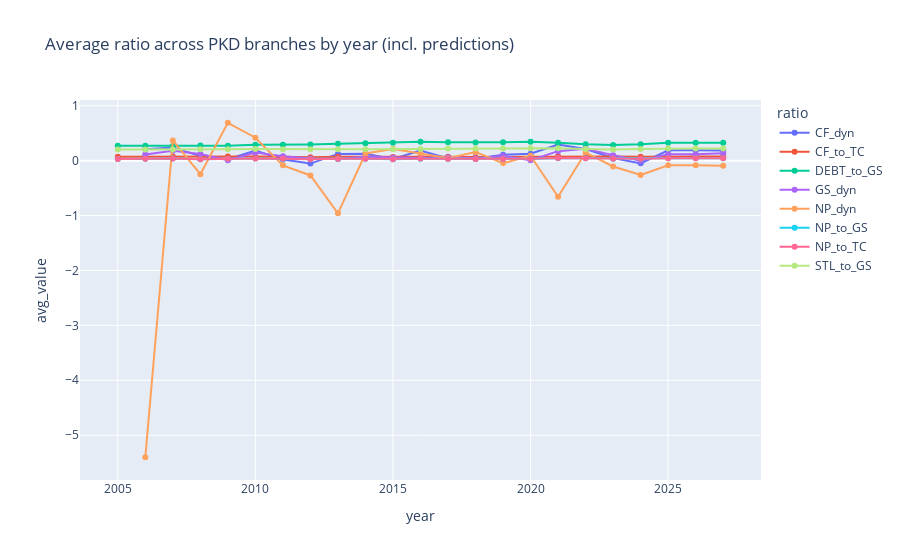
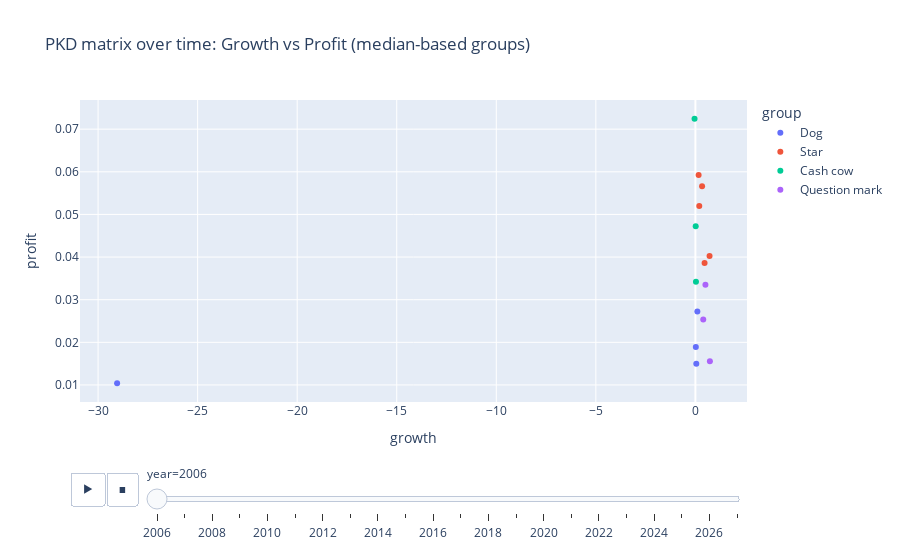
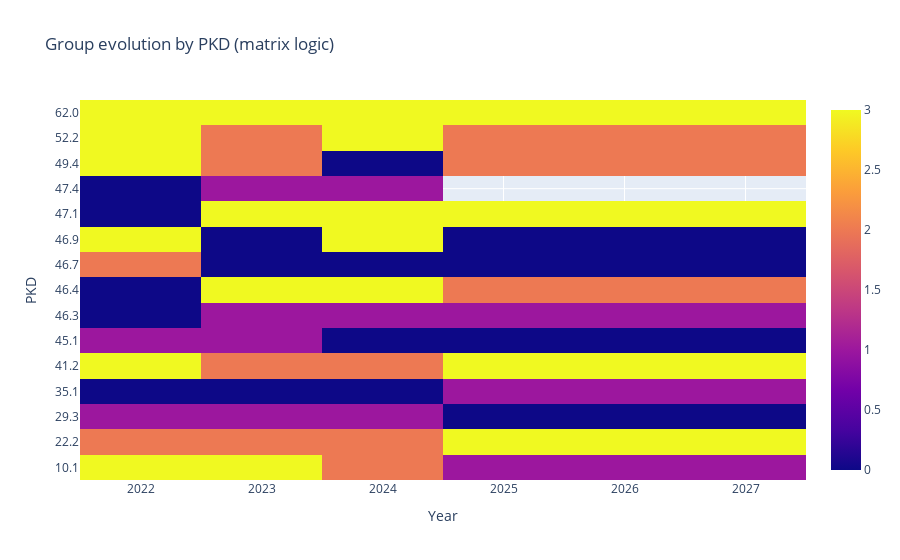

The code cell stored with these charts, in order, in its notebook:
### Code cell
import pandas as pd
import numpy as np
import plotly.express as px
import plotly.graph_objects as go

RATIOS_FILE = r"/Users/jan/Documents/competitions/hackatons/Hacknation2025/data/df_ratios_finished_final_8_ratios_jig.csv"
FORE_FILE   = r"/Users/jan/Documents/competitions/hackatons/Hacknation2025/data/xgb_forecasts_2025_2027.csv"


RATIO_SUFFIXES = [
    "GS_dyn",
    "NP_dyn",
    "CF_dyn",
    "NP_to_GS",
    "DEBT_to_GS",
    "CF_to_TC",
    "STL_to_GS",
    "NP_to_TC",
]

# ---------------------------
# 1) LOAD
# ---------------------------
df_rat = pd.read_csv(RATIOS_FILE)
df_for = pd.read_csv(FORE_FILE)

if "rok" in df_rat.columns:
    df_rat = df_rat.rename(columns={"rok": "year"})

df_rat["year"] = df_rat["year"].astype(int)
df_for["year"] = df_for["year"].astype(int)

ratio_cols = [c for c in df_rat.columns if c != "year"]
pkds = sorted({c.split("_", 1)[0] for c in ratio_cols})

print("Historical shape:", df_rat.shape)
print("Forecast shape:", df_for.shape)
print("PKD count:", len(pkds))
print("Years hist:", df_rat.year.min(), "->", df_rat.year.max())
print("Years fore:", df_for.year.min(), "->", df_for.year.max())

# ---------------------------
# 2) DERIVE missing predicted NP_to_GS and NP_to_TC if needed
# ---------------------------
df_for2 = df_for.copy()

for pkd in pkds:
    np_col = f"{pkd}_NP"
    gs_col = f"{pkd}_GS"
    tc_col = f"{pkd}_TC"

    if (f"{pkd}_NP_to_GS" not in df_for2.columns) and (np_col in df_for2.columns) and (gs_col in df_for2.columns):
        df_for2[f"{pkd}_NP_to_GS"] = df_for2[np_col] / df_for2[gs_col].replace({0: np.nan})

    if (f"{pkd}_NP_to_TC" not in df_for2.columns) and (np_col in df_for2.columns) and (tc_col in df_for2.columns):
        df_for2[f"{pkd}_NP_to_TC"] = df_for2[np_col] / df_for2[tc_col].replace({0: np.nan})

# ---------------------------
# 3) BUILD future ratios wide aligned to historical
# ---------------------------
future_rows = []
for _, row in df_for2.iterrows():
    out = {"year": int(row["year"])}
    for pkd in pkds:
        for suf in RATIO_SUFFIXES:
            col = f"{pkd}_{suf}"
            out[col] = row[col] if col in df_for2.columns else np.nan
    future_rows.append(out)

df_future = pd.DataFrame(future_rows)

df_all_wide = (
    pd.concat([df_rat, df_future], ignore_index=True)
      .sort_values("year")
      .reset_index(drop=True)
)

print("Combined wide shape:", df_all_wide.shape)
display(df_all_wide.head(3))
display(df_all_wide.tail(3))

# ---------------------------
# 4) WIDE -> LONG
# ---------------------------
long = df_all_wide.melt(id_vars=["year"], var_name="pkd_ratio", value_name="value")
long[["pkd", "ratio"]] = long["pkd_ratio"].str.split("_", n=1, expand=True)
long = long.drop(columns=["pkd_ratio"])
long = long[long["ratio"].isin(RATIO_SUFFIXES)].copy()

print("Long shape:", long.shape)
print("Ratios present:", sorted(long["ratio"].unique()))
print("PKDs present:", long["pkd"].nunique())

# ---------------------------
# 5) Year-by-year averages + YoY changes
# ---------------------------
avg_year_ratio = long.groupby(["year", "ratio"], as_index=False)["value"].mean()
avg_pivot = avg_year_ratio.pivot(index="year", columns="ratio", values="value").sort_index()
avg_change = avg_pivot.diff()

print("\n=== Average ratios by year (tail) ===")
display(avg_pivot.tail(8))

print("\n=== YoY change of average ratios (tail) ===")
display(avg_change.tail(8))

# Interactive average lines
avg_long = avg_pivot.reset_index().melt(id_vars="year", var_name="ratio", value_name="avg_value")
fig_avg = px.line(
    avg_long,
    x="year",
    y="avg_value",
    color="ratio",
    markers=True,
    title="Average ratio across PKD branches by year (incl. predictions)"
)
fig_avg.show()

# ---------------------------
# 6) PKD-year table (8 ratios)
# ---------------------------
wide_pkd = (
    long.pivot_table(index=["year", "pkd"], columns="ratio", values="value")
        .reset_index()
)
wide_pkd.columns.name = None

# Indices for matrix
wide_pkd["growth"] = wide_pkd[["GS_dyn", "NP_dyn", "CF_dyn"]].mean(axis=1, skipna=True)
wide_pkd["profit"] = wide_pkd[["NP_to_GS", "NP_to_TC"]].mean(axis=1, skipna=True)
wide_pkd["cash"]   = wide_pkd[["CF_to_TC", "CF_dyn"]].mean(axis=1, skipna=True)
wide_pkd["debt_burden"] = wide_pkd[["DEBT_to_GS", "STL_to_GS"]].mean(axis=1, skipna=True)

display(wide_pkd.head(10))

# ---------------------------
# 7) Explainable yearly matrix classification (median thresholds)
# ---------------------------
def classify_one_year(df):
    g_med = df["growth"].median(skipna=True)
    p_med = df["profit"].median(skipna=True)

    out = df.copy()
    out["g_med"] = g_med
    out["p_med"] = p_med
    out["growth_high"] = out["growth"] >= g_med
    out["profit_high"] = out["profit"] >= p_med

    def base(row):
        if pd.isna(row["growth"]) or pd.isna(row["profit"]):
            return np.nan
        if row["growth_high"] and row["profit_high"]:
            return "Star"
        if (not row["growth_high"]) and row["profit_high"]:
            return "Cash cow"
        if row["growth_high"] and (not row["profit_high"]):
            return "Question mark"
        return "Dog"

    out["group"] = out.apply(base, axis=1)
    return out

wide_pkd = wide_pkd.groupby("year", group_keys=False).apply(classify_one_year)

# Group table (nice for your writeup)
pivot_groups = wide_pkd.pivot_table(index="pkd", columns="year", values="group", aggfunc="first")

print("\n=== Groups for key years ===")
cols = [c for c in [2022, 2023, 2024, 2025, 2026, 2027] if c in pivot_groups.columns]
display(pivot_groups[cols].sort_index())

# ---------------------------
# 8) Animated Growth vs Profit matrix
# ---------------------------
matrix_df = wide_pkd.dropna(subset=["growth", "profit"]).copy()

fig_matrix = px.scatter(
    matrix_df,
    x="growth",
    y="profit",
    color="group",
    animation_frame="year",
    hover_name="pkd",
    hover_data={
        "GS_dyn": True, "NP_dyn": True, "CF_dyn": True,
        "NP_to_GS": True, "NP_to_TC": True,
        "CF_to_TC": True, "DEBT_to_GS": True, "STL_to_GS": True,
        "cash": True, "debt_burden": True,
        "growth": True, "profit": True, "group": True
    },
    title="PKD matrix over time: Growth vs Profit (median-based groups)"
)
fig_matrix.show()

# ---------------------------
# 9) Heatmap of group evolution (compact)
# ---------------------------
years_focus = [2022, 2023, 2024, 2025, 2026, 2027]
heat = pivot_groups.reindex(columns=[y for y in years_focus if y in pivot_groups.columns])

group_order = ["Dog", "Question mark", "Cash cow", "Star"]
group_to_code = {g:i for i,g in enumerate(group_order)}
heat_code = heat.applymap(lambda x: group_to_code.get(x, np.nan))

fig_heat = go.Figure(
    data=go.Heatmap(
        z=heat_code.values,
        x=heat_code.columns.astype(str),
        y=heat_code.index.astype(str),
        customdata=heat.values,
        hovertemplate="PKD %{y}<br>Year %{x}<br>Group: %{customdata}<extra></extra>",
    )
)
fig_heat.update_layout(
    title="Group evolution by PKD (matrix logic)",
    xaxis_title="Year",
    yaxis_title="PKD"
)
fig_heat.show()

### Figure 1 — Plotly figure (JSON) as saved in the notebook; plotly's stock layout.template omitted (floating-point values rounded to 4 significant figures)
{"data": [{"hovertemplate": "ratio=CF_dyn<br>year=%{x}<br>avg_value=%{y}<extra></extra>", "legendgroup": "CF_dyn", "line": {"color": "#636efa", "dash": "solid"}, "marker": {"symbol": "circle"}, "mode": "lines+markers", "name": "CF_dyn", "orientation": "v", "showlegend": true, "type": "scatter", "x": [2005, 2006, 2007, 2008, 2009, 2010, 2011, 2012, 2013, 2014, 2015, 2016, 2017, 2018, 2019, 2020, 2021, 2022, 2023, 2024, 2025, 2026, 2027], "xaxis": "x", "y": [NaN, 0.2093, 0.2409, 0.08363, 0.0286, 0.1866, 0.02379, -0.05262, 0.1243, 0.1284, 0.03215, 0.1849, 0.04045, 0.03544, 0.1099, 0.1271, 0.2933, 0.2122, 0.04815, -0.04844, 0.1907, 0.1907, 0.1845], "yaxis": "y"}, {"hovertemplate": "ratio=CF_to_TC<br>year=%{x}<br>avg_value=%{y}<extra></extra>", "legendgroup": "CF_to_TC", "line": {"color": "#EF553B", "dash": "solid"}, "marker": {"symbol": "circle"}, "mode": "lines+markers", "name": "CF_to_TC", "orientation": "v", "showlegend": true, "type": "scatter", "x": [2005, 2006, 2007, 2008, 2009, 2010, 2011, 2012, 2013, 2014, 2015, 2016, 2017, 2018, 2019, 2020, 2021, 2022, 2023, 2024, 2025, 2026, 2027], "xaxis": "x", "y": [0.07114, 0.07426, 0.0764, 0.07221, 0.07585, 0.07584, 0.07186, 0.06313, 0.07129, 0.07466, 0.06525, 0.07554, 0.07348, 0.06798, 0.07083, 0.07551, 0.0812, 0.07959, 0.07468, 0.07167, 0.07869, 0.07869, 0.0782], "yaxis": "y"}, {"hovertemplate": "ratio=DEBT_to_GS<br>year=%{x}<br>avg_value=%{y}<extra></extra>", "legendgroup": "DEBT_to_GS", "line": {"color": "#00cc96", "dash": "solid"}, "marker": {"symbol": "circle"}, "mode": "lines+markers", "name": "DEBT_to_GS", "orientation": "v", "showlegend": true, "type": "scatter", "x": [2005, 2006, 2007, 2008, 2009, 2010, 2011, 2012, 2013, 2014, 2015, 2016, 2017, 2018, 2019, 2020, 2021, 2022, 2023, 2024, 2025, 2026, 2027], "xaxis": "x", "y": [0.2737, 0.2716, 0.2694, 0.277, 0.2723, 0.2894, 0.2904, 0.2973, 0.308, 0.3173, 0.3272, 0.3463, 0.3378, 0.3307, 0.3372, 0.3452, 0.3291, 0.299, 0.286, 0.2995, 0.3279, 0.3279, 0.3277], "yaxis": "y"}, {"hovertemplate": "ratio=GS_dyn<br>year=%{x}<br>avg_value=%{y}<extra></extra>", "legendgroup": "GS_dyn", "line": {"color": "#ab63fa", "dash": "solid"}, "marker": {"symbol": "circle"}, "mode": "lines+markers", "name": "GS_dyn", "orientation": "v", "showlegend": true, "type": "scatter", "x": [2005, 2006, 2007, 2008, 2009, 2010, 2011, 2012, 2013, 2014, 2015, 2016, 2017, 2018, 2019, 2020, 2021, 2022, 2023, 2024, 2025, 2026, 2027], "xaxis": "x", "y": [NaN, 0.115, 0.1827, 0.1223, 0.009393, 0.1503, 0.08285, 0.03801, 0.02936, 0.0706, 0.05334, 0.04831, 0.06392, 0.0468, 0.08744, 0.007574, 0.1737, 0.2198, 0.1013, -0.001138, 0.1198, 0.1198, 0.1361], "yaxis": "y"}, {"hovertemplate": "ratio=NP_dyn<br>year=%{x}<br>avg_value=%{y}<extra></extra>", "legendgroup": "NP_dyn", "line": {"color": "#FFA15A", "dash": "solid"}, "marker": {"symbol": "circle"}, "mode": "lines+markers", "name": "NP_dyn", "orientation": "v", "showlegend": true, "type": "scatter", "x": [2005, 2006, 2007, 2008, 2009, 2010, 2011, 2012, 2013, 2014, 2015, 2016, 2017, 2018, 2019, 2020, 2021, 2022, 2023, 2024, 2025, 2026, 2027], "xaxis": "x", "y": [NaN, -5.402, 0.3688, -0.2451, 0.6914, 0.4191, -0.08507, -0.2684, -0.9593, 0.131, 0.2113, 0.1302, 0.04528, 0.1574, -0.04367, 0.08805, -0.657, 0.1478, -0.1056, -0.2587, -0.0829, -0.0829, -0.09026], "yaxis": "y"}, {"hovertemplate": "ratio=NP_to_GS<br>year=%{x}<br>avg_value=%{y}<extra></extra>", "legendgroup": "NP_to_GS", "line": {"color": "#19d3f3", "dash": "solid"}, "marker": {"symbol": "circle"}, "mode": "lines+markers", "name": "NP_to_GS", "orientation": "v", "showlegend": true, "type": "scatter", "x": [2005, 2006, 2007, 2008, 2009, 2010, 2011, 2012, 2013, 2014, 2015, 2016, 2017, 2018, 2019, 2020, 2021, 2022, 2023, 2024, 2025, 2026, 2027], "xaxis": "x", "y": [0.0299, 0.03542, 0.0393, 0.02696, 0.03435, 0.03792, 0.03286, 0.02683, 0.03353, 0.03415, 0.02668, 0.03603, 0.03434, 0.03177, 0.0312, 0.03363, 0.0453, 0.04246, 0.0353, 0.03244, 0.04301, 0.04301, 0.04302], "yaxis": "y"}, {"hovertemplate": "ratio=NP_to_TC<br>year=%{x}<br>avg_value=%{y}<extra></extra>", "legendgroup": "NP_to_TC", "line": {"color": "#FF6692", "dash": "solid"}, "marker": {"symbol": "circle"}, "mode": "lines+markers", "name": "NP_to_TC", "orientation": "v", "showlegend": true, "type": "scatter", "x": [2005, 2006, 2007, 2008, 2009, 2010, 2011, 2012, 2013, 2014, 2015, 2016, 2017, 2018, 2019, 2020, 2021, 2022, 2023, 2024, 2025, 2026, 2027], "xaxis": "x", "y": [0.03154, 0.03745, 0.04173, 0.02855, 0.03663, 0.04037, 0.03508, 0.02829, 0.03564, 0.03647, 0.02825, 0.03808, 0.03629, 0.03327, 0.03298, 0.0359, 0.04826, 0.04519, 0.03741, 0.03403, 0.04576, 0.04576, 0.04578], "yaxis": "y"}, {"hovertemplate": "ratio=STL_to_GS<br>year=%{x}<br>avg_value=%{y}<extra></extra>", "legendgroup": "STL_to_GS", "line": {"color": "#B6E880", "dash": "solid"}, "marker": {"symbol": "circle"}, "mode": "lines+markers", "name": "STL_to_GS", "orientation": "v", "showlegend": true, "type": "scatter", "x": [2005, 2006, 2007, 2008, 2009, 2010, 2011, 2012, 2013, 2014, 2015, 2016, 2017, 2018, 2019, 2020, 2021, 2022, 2023, 2024, 2025, 2026, 2027], "xaxis": "x", "y": [0.2051, 0.2041, 0.2054, 0.2097, 0.2064, 0.2143, 0.2089, 0.21, 0.2071, 0.207, 0.2083, 0.2128, 0.2216, 0.2231, 0.2229, 0.2263, 0.2281, 0.2139, 0.2059, 0.2133, 0.2222, 0.2222, 0.2223], "yaxis": "y"}], "layout": {"legend": {"title": {"text": "ratio"}, "tracegroupgap": 0}, "title": {"text": "Average ratio across PKD branches by year (incl. predictions)"}, "xaxis": {"anchor": "y", "domain": [0, 1], "title": {"text": "year"}}, "yaxis": {"anchor": "x", "domain": [0, 1], "title": {"text": "avg_value"}}}}

### Figure 2 — Plotly figure (JSON) as saved in the notebook; plotly's stock layout.template omitted (floating-point values rounded to 4 significant figures)
{"data": [{"customdata": [[0.04227, -0.01987, 0.04246, 0.01867, 0.0191, 0.04829, 0.2084, 0.1418, 0.04537, 0.1751, "Dog"], [0.04353, 0.05714, 0.03407, 0.01482, 0.0151, 0.02831, 0.1743, 0.1367, 0.03119, 0.1555, "Dog"], [0.06423, 0.162, 0.06712, 0.0268, 0.02771, 0.04193, 0.2449, 0.2282, 0.05453, 0.2365, "Dog"], [0.1216, -87.7, 0.448, 0.01036, 0.01049, 0.03722, 0.2243, 0.1732, 0.2426, 0.1988, "Dog"]], "hovertemplate": "<b>%{hovertext}</b><br><br>group=%{customdata[10]}<br>year=2006<br>growth=%{x}<br>profit=%{y}<br>GS_dyn=%{customdata[0]}<br>NP_dyn=%{customdata[1]}<br>CF_dyn=%{customdata[2]}<br>NP_to_GS=%{customdata[3]}<br>NP_to_TC=%{customdata[4]}<br>CF_to_TC=%{customdata[5]}<br>DEBT_to_GS=%{customdata[6]}<br>STL_to_GS=%{customdata[7]}<br>cash=%{customdata[8]}<br>debt_burden=%{customdata[9]}<extra></extra>", "hovertext": ["10.1", "46.3", "46.4", "47.1"], "legendgroup": "Dog", "marker": {"color": "#636efa", "symbol": "circle"}, "mode": "markers", "name": "Dog", "orientation": "v", "showlegend": true, "type": "scatter", "x": [0.02162, 0.04491, 0.09778, -29.05], "xaxis": "x", "y": [0.01888, 0.01496, 0.02725, 0.01043], "yaxis": "y"}, {"customdata": [[0.1402, 0.2873, 0.157, 0.05042, 0.05356, 0.1119, 0.3244, 0.2563, 0.1344, 0.2903, "Star"], [0.1023, 0.7244, 0.1817, 0.05452, 0.05873, 0.1279, 0.2751, 0.1526, 0.1548, 0.2139, "Star"], [0.2311, 1.314, 0.586, 0.03926, 0.04122, 0.06155, 0.3531, 0.3, 0.3238, 0.3265, "Star"], [0.1371, 0.5713, 0.6752, 0.0377, 0.03949, 0.06279, 0.218, 0.2124, 0.369, 0.2152, "Star"], [0.1084, 0.2426, 0.1341, 0.05697, 0.06153, 0.1358, 0.4748, 0.1894, 0.135, 0.3321, "Star"]], "hovertemplate": "<b>%{hovertext}</b><br><br>group=%{customdata[10]}<br>year=2006<br>growth=%{x}<br>profit=%{y}<br>GS_dyn=%{customdata[0]}<br>NP_dyn=%{customdata[1]}<br>CF_dyn=%{customdata[2]}<br>NP_to_GS=%{customdata[3]}<br>NP_to_TC=%{customdata[4]}<br>CF_to_TC=%{customdata[5]}<br>DEBT_to_GS=%{customdata[6]}<br>STL_to_GS=%{customdata[7]}<br>cash=%{customdata[8]}<br>debt_burden=%{customdata[9]}<extra></extra>", "hovertext": ["22.2", "35.1", "41.2", "47.4", "52.2"], "legendgroup": "Star", "marker": {"color": "#EF553B", "symbol": "circle"}, "mode": "markers", "name": "Star", "orientation": "v", "showlegend": true, "type": "scatter", "x": [0.1948, 0.3361, 0.7102, 0.4612, 0.1617], "xaxis": "x", "y": [0.05199, 0.05663, 0.04024, 0.0386, 0.05925], "yaxis": "y"}, {"customdata": [[0.1567, -0.06754, -0.04186, 0.04595, 0.04855, 0.09985, 0.3296, 0.2494, 0.02899, 0.2895, "Cash cow"], [0.08493, 0.03269, -0.03304, 0.03351, 0.03494, 0.05209, 0.2485, 0.2143, 0.009527, 0.2314, "Cash cow"], [-0.009348, -0.08946, -0.03047, 0.06913, 0.07571, 0.1396, 0.3233, 0.2779, 0.05455, 0.3006, "Cash cow"]], "hovertemplate": "<b>%{hovertext}</b><br><br>group=%{customdata[10]}<br>year=2006<br>growth=%{x}<br>profit=%{y}<br>GS_dyn=%{customdata[0]}<br>NP_dyn=%{customdata[1]}<br>CF_dyn=%{customdata[2]}<br>NP_to_GS=%{customdata[3]}<br>NP_to_TC=%{customdata[4]}<br>CF_to_TC=%{customdata[5]}<br>DEBT_to_GS=%{customdata[6]}<br>STL_to_GS=%{customdata[7]}<br>cash=%{customdata[8]}<br>debt_burden=%{customdata[9]}<extra></extra>", "hovertext": ["29.3", "46.9", "62.0"], "legendgroup": "Cash cow", "marker": {"color": "#00cc96", "symbol": "circle"}, "mode": "markers", "name": "Cash cow", "orientation": "v", "showlegend": true, "type": "scatter", "x": [0.01578, 0.02819, -0.04309], "xaxis": "x", "y": [0.04725, 0.03423, 0.07242], "yaxis": "y"}, {"customdata": [[0.1008, 1.763, 0.3213, 0.01544, 0.01572, 0.03325, 0.2074, 0.1787, 0.1773, 0.193, "Question mark"], [0.1503, 0.7672, 0.2668, 0.02496, 0.0257, 0.03935, 0.1866, 0.1542, 0.1531, 0.1704, "Question mark"], [0.2502, 0.9301, 0.3307, 0.03284, 0.0342, 0.09411, 0.2815, 0.1962, 0.2124, 0.2389, "Question mark"]], "hovertemplate": "<b>%{hovertext}</b><br><br>group=%{customdata[10]}<br>year=2006<br>growth=%{x}<br>profit=%{y}<br>GS_dyn=%{customdata[0]}<br>NP_dyn=%{customdata[1]}<br>CF_dyn=%{customdata[2]}<br>NP_to_GS=%{customdata[3]}<br>NP_to_TC=%{customdata[4]}<br>CF_to_TC=%{customdata[5]}<br>DEBT_to_GS=%{customdata[6]}<br>STL_to_GS=%{customdata[7]}<br>cash=%{customdata[8]}<br>debt_burden=%{customdata[9]}<extra></extra>", "hovertext": ["45.1", "46.7", "49.4"], "legendgroup": "Question mark", "marker": {"color": "#ab63fa", "symbol": "circle"}, "mode": "markers", "name": "Question mark", "orientation": "v", "showlegend": true, "type": "scatter", "x": [0.7283, 0.3948, 0.5036], "xaxis": "x", "y": [0.01558, 0.02533, 0.03352], "yaxis": "y"}], "layout": {"legend": {"title": {"text": "group"}, "tracegroupgap": 0}, "sliders": [{"active": 0, "currentvalue": {"prefix": "year="}, "len": 0.9, "pad": {"b": 10, "t": 60}, "steps": [{"args": [["2006"], {"frame": {"duration": 0, "redraw": false}, "fromcurrent": true, "mode": "immediate", "transition": {"duration": 0, "easing": "linear"}}], "label": "2006", "method": "animate"}, {"args": [["2007"], {"frame": {"duration": 0, "redraw": false}, "fromcurrent": true, "mode": "immediate", "transition": {"duration": 0, "easing": "linear"}}], "label": "2007", "method": "animate"}, {"args": [["2008"], {"frame": {"duration": 0, "redraw": false}, "fromcurrent": true, "mode": "immediate", "transition": {"duration": 0, "easing": "linear"}}], "label": "2008", "method": "animate"}, {"args": [["2009"], {"frame": {"duration": 0, "redraw": false}, "fromcurrent": true, "mode": "immediate", "transition": {"duration": 0, "easing": "linear"}}], "label": "2009", "method": "animate"}, {"args": [["2010"], {"frame": {"duration": 0, "redraw": false}, "fromcurrent": true, "mode": "immediate", "transition": {"duration": 0, "easing": "linear"}}], "label": "2010", "method": "animate"}, {"args": [["2011"], {"frame": {"duration": 0, "redraw": false}, "fromcurrent": true, "mode": "immediate", "transition": {"duration": 0, "easing": "linear"}}], "label": "2011", "method": "animate"}, {"args": [["2012"], {"frame": {"duration": 0, "redraw": false}, "fromcurrent": true, "mode": "immediate", "transition": {"duration": 0, "easing": "linear"}}], "label": "2012", "method": "animate"}, {"args": [["2013"], {"frame": {"duration": 0, "redraw": false}, "fromcurrent": true, "mode": "immediate", "transition": {"duration": 0, "easing": "linear"}}], "label": "2013", "method": "animate"}, {"args": [["2014"], {"frame": {"duration": 0, "redraw": false}, "fromcurrent": true, "mode": "immediate", "transition": {"duration": 0, "easing": "linear"}}], "label": "2014", "method": "animate"}, {"args": [["2015"], {"frame": {"duration": 0, "redraw": false}, "fromcurrent": true, "mode": "immediate", "transition": {"duration": 0, "easing": "linear"}}], "label": "2015", "method": "animate"}, {"args": [["2016"], {"frame": {"duration": 0, "redraw": false}, "fromcurrent": true, "mode": "immediate", "transition": {"duration": 0, "easing": "linear"}}], "label": "2016", "method": "animate"}, {"args": [["2017"], {"frame": {"duration": 0, "redraw": false}, "fromcurrent": true, "mode": "immediate", "transition": {"duration": 0, "easing": "linear"}}], "label": "2017", "method": "animate"}, {"args": [["2018"], {"frame": {"duration": 0, "redraw": false}, "fromcurrent": true, "mode": "immediate", "transition": {"duration": 0, "easing": "linear"}}], "label": "2018", "method": "animate"}, {"args": [["2019"], {"frame": {"duration": 0, "redraw": false}, "fromcurrent": true, "mode": "immediate", "transition": {"duration": 0, "easing": "linear"}}], "label": "2019", "method": "animate"}, {"args": [["2020"], {"frame": {"duration": 0, "redraw": false}, "fromcurrent": true, "mode": "immediate", "transition": {"duration": 0, "easing": "linear"}}], "label": "2020", "method": "animate"}, {"args": [["2021"], {"frame": {"duration": 0, "redraw": false}, "fromcurrent": true, "mode": "immediate", "transition": {"duration": 0, "easing": "linear"}}], "label": "2021", "method": "animate"}, {"args": [["2022"], {"frame": {"duration": 0, "redraw": false}, "fromcurrent": true, "mode": "immediate", "transition": {"duration": 0, "easing": "linear"}}], "label": "2022", "method": "animate"}, {"args": [["2023"], {"frame": {"duration": 0, "redraw": false}, "fromcurrent": true, "mode": "immediate", "transition": {"duration": 0, "easing": "linear"}}], "label": "2023", "method": "animate"}, {"args": [["2024"], {"frame": {"duration": 0, "redraw": false}, "fromcurrent": true, "mode": "immediate", "transition": {"duration": 0, "easing": "linear"}}], "label": "2024", "method": "animate"}, {"args": [["2025"], {"frame": {"duration": 0, "redraw": false}, "fromcurrent": true, "mode": "immediate", "transition": {"duration": 0, "easing": "linear"}}], "label": "2025", "method": "animate"}, {"args": [["2026"], {"frame": {"duration": 0, "redraw": false}, "fromcurrent": true, "mode": "immediate", "transition": {"duration": 0, "easing": "linear"}}], "label": "2026", "method": "animate"}, {"args": [["2027"], {"frame": {"duration": 0, "redraw": false}, "fromcurrent": true, "mode": "immediate", "transition": {"duration": 0, "easing": "linear"}}], "label": "2027", "method": "animate"}], "x": 0.1, "xanchor": "left", "y": 0, "yanchor": "top"}], "title": {"text": "PKD matrix over time: Growth vs Profit (median-based groups)"}, "updatemenus": [{"buttons": [{"args": [null, {"frame": {"duration": 500, "redraw": false}, "fromcurrent": true, "mode": "immediate", "transition": {"duration": 500, "easing": "linear"}}], "label": "&#9654;", "method": "animate"}, {"args": [[null], {"frame": {"duration": 0, "redraw": false}, "fromcurrent": true, "mode": "immediate", "transition": {"duration": 0, "easing": "linear"}}], "label": "&#9724;", "method": "animate"}], "direction": "left", "pad": {"r": 10, "t": 70}, "showactive": false, "type": "buttons", "x": 0.1, "xanchor": "right", "y": 0, "yanchor": "top"}], "xaxis": {"anchor": "y", "domain": [0, 1], "title": {"text": "growth"}}, "yaxis": {"anchor": "x", "domain": [0, 1], "title": {"text": "profit"}}}}

### Figure 3 — Plotly figure (JSON) as saved in the notebook; plotly's stock layout.template omitted (floating-point values rounded to 4 significant figures)
{"data": [{"customdata": [["Star", "Star", "Cash cow", "Question mark", "Question mark", "Question mark"], ["Cash cow", "Cash cow", "Cash cow", "Star", "Star", "Star"], ["Question mark", "Question mark", "Question mark", "Dog", "Dog", "Dog"], ["Dog", "Dog", "Dog", "Question mark", "Question mark", "Question mark"], ["Star", "Cash cow", "Cash cow", "Star", "Star", "Star"], ["Question mark", "Question mark", "Dog", "Dog", "Dog", "Dog"], ["Dog", "Question mark", "Question mark", "Question mark", "Question mark", "Question mark"], ["Dog", "Star", "Star", "Cash cow", "Cash cow", "Cash cow"], ["Cash cow", "Dog", "Dog", "Dog", "Dog", "Dog"], ["Star", "Dog", "Star", "Dog", "Dog", "Dog"], ["Dog", "Star", "Star", "Star", "Star", "Star"], ["Dog", "Question mark", "Question mark", null, null, null], ["Star", "Cash cow", "Dog", "Cash cow", "Cash cow", "Cash cow"], ["Star", "Cash cow", "Star", "Cash cow", "Cash cow", "Cash cow"], ["Star", "Star", "Star", "Star", "Star", "Star"]], "hovertemplate": "PKD %{y}<br>Year %{x}<br>Group: %{customdata}<extra></extra>", "type": "heatmap", "x": ["2022", "2023", "2024", "2025", "2026", "2027"], "y": ["10.1", "22.2", "29.3", "35.1", "41.2", "45.1", "46.3", "46.4", "46.7", "46.9", "47.1", "47.4", "49.4", "52.2", "62.0"], "z": [[3.0, 3.0, 2.0, 1.0, 1.0, 1.0], [2.0, 2.0, 2.0, 3.0, 3.0, 3.0], [1.0, 1.0, 1.0, 0.0, 0.0, 0.0], [0.0, 0.0, 0.0, 1.0, 1.0, 1.0], [3.0, 2.0, 2.0, 3.0, 3.0, 3.0], [1.0, 1.0, 0.0, 0.0, 0.0, 0.0], [0.0, 1.0, 1.0, 1.0, 1.0, 1.0], [0.0, 3.0, 3.0, 2.0, 2.0, 2.0], [2.0, 0.0, 0.0, 0.0, 0.0, 0.0], [3.0, 0.0, 3.0, 0.0, 0.0, 0.0], [0.0, 3.0, 3.0, 3.0, 3.0, 3.0], [0.0, 1.0, 1.0, NaN, NaN, NaN], [3.0, 2.0, 0.0, 2.0, 2.0, 2.0], [3.0, 2.0, 3.0, 2.0, 2.0, 2.0], [3.0, 3.0, 3.0, 3.0, 3.0, 3.0]]}], "layout": {"title": {"text": "Group evolution by PKD (matrix logic)"}, "xaxis": {"title": {"text": "Year"}}, "yaxis": {"title": {"text": "PKD"}}}}
